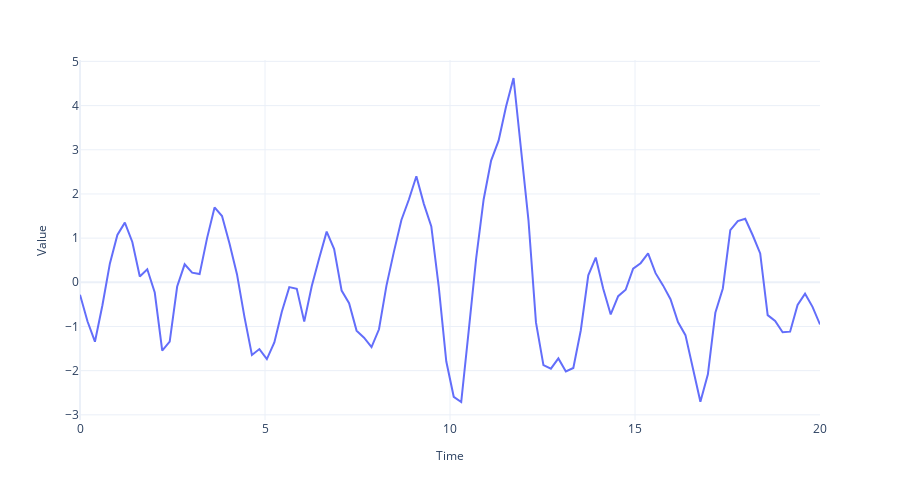

Notebook source saved alongside this figure:
### Code cell
fig = plot_time_series(regular_time_samples, samples, '')

if SAVE_FIGURES:
    fig.write_image('img/chapter_01/autoregressive_process.png')
fig.show()
